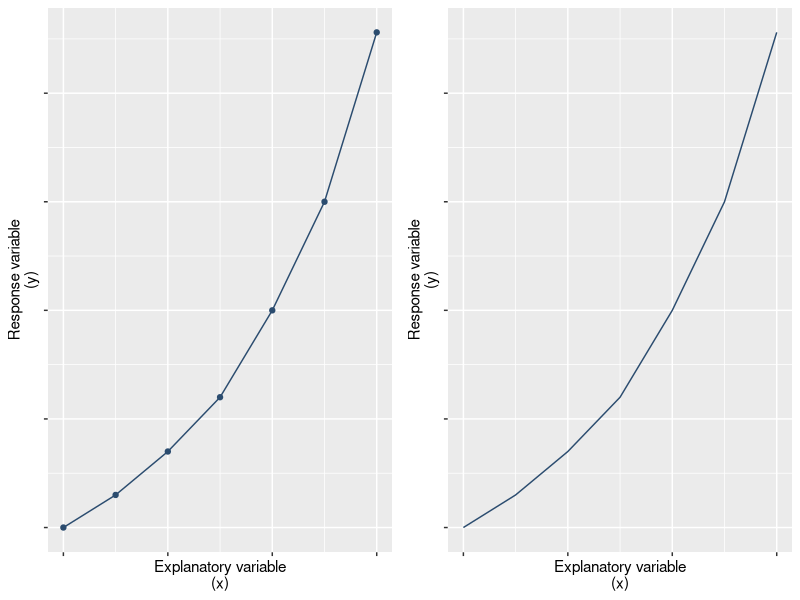
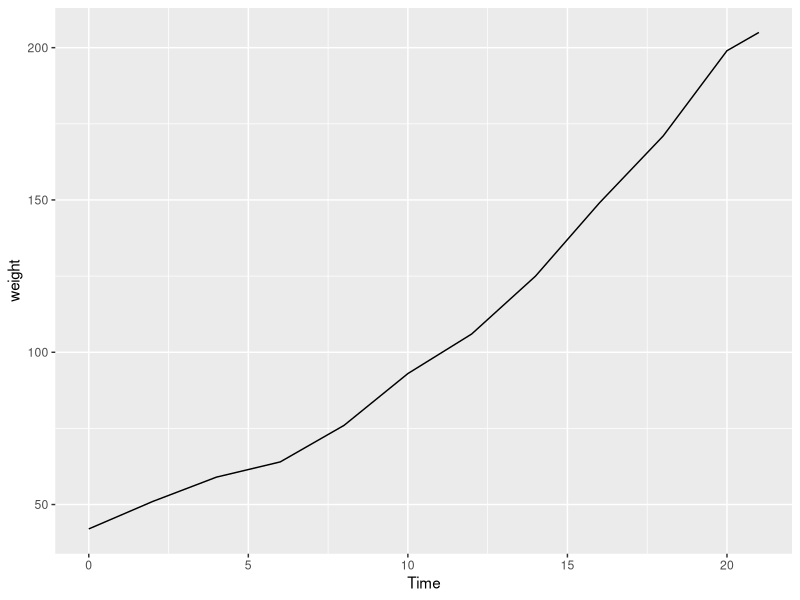
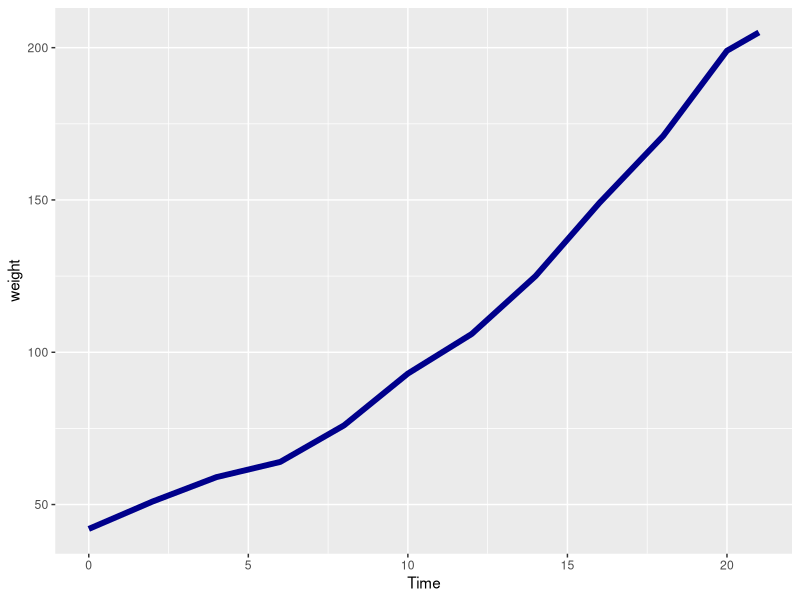
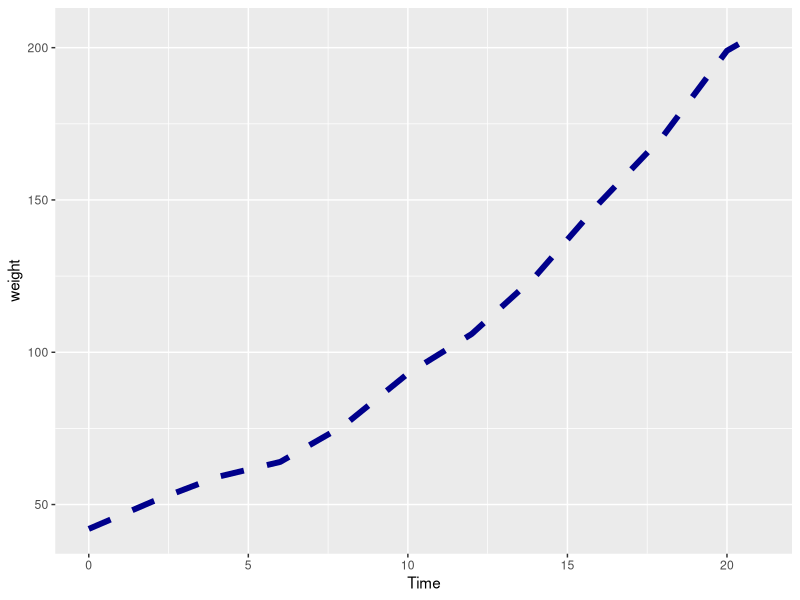
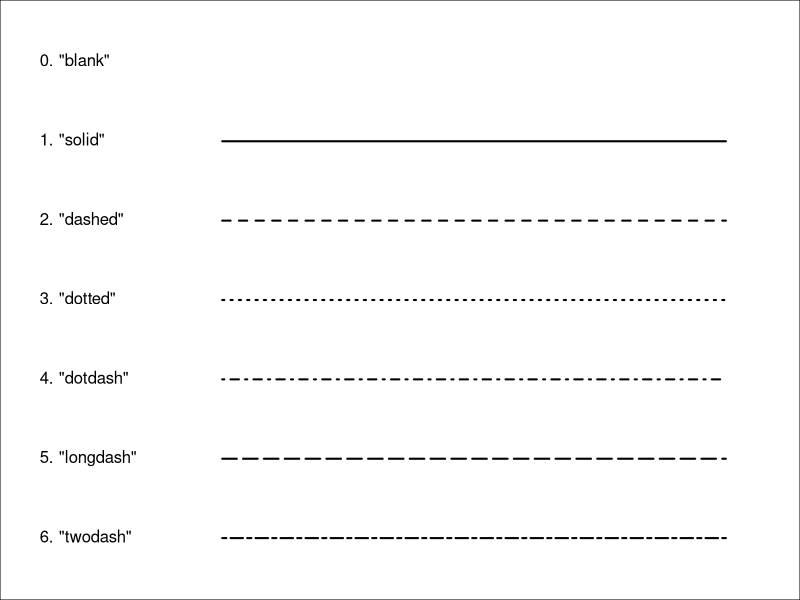
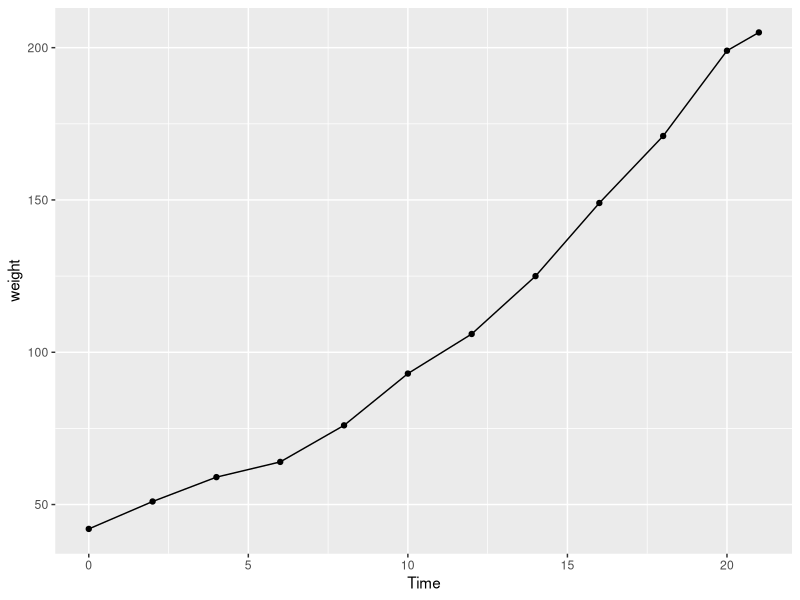
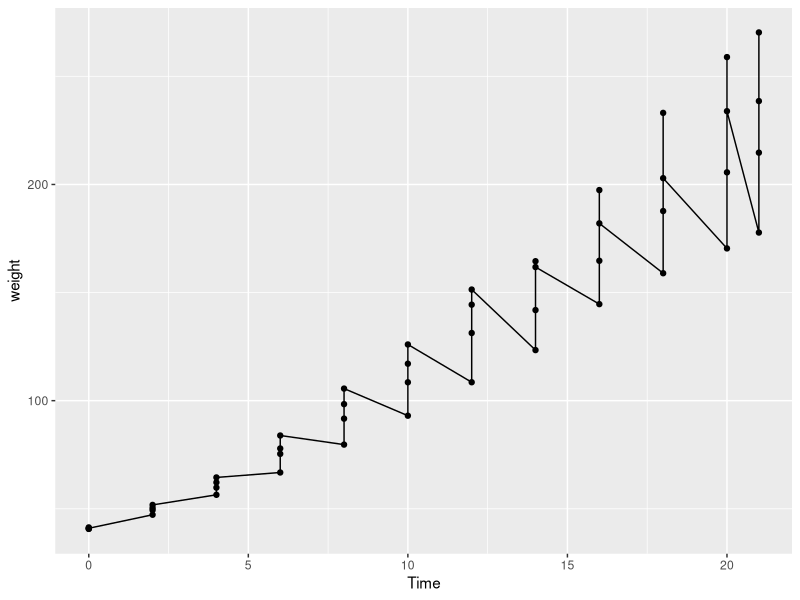
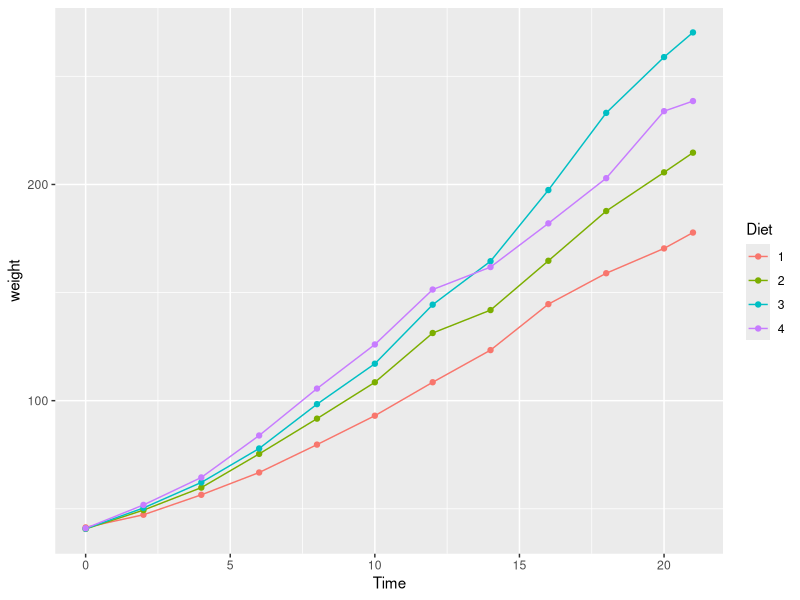

Here is the R script that generated these plots, in order:
## ---- chunk 1
options(width = 108)
## ---- chunk 2
require(dplyr)
require(ggplot2)
## ---- chunk 3
ds = data.frame(x=0:6, y=c(0,3,7,12,20,30,45.6))

ggp <- ggplot(data=ds, aes(x=x, y=y)) + 
  geom_line(colour="#2B4C6F") +  
  xlab("Explanatory variable\n(x)") + ylab("Response variable\n(y)") +
  theme(axis.text.x = element_blank(), axis.text.y = element_blank())

gridExtra::grid.arrange(ggp+geom_point(colour="#2B4C6F"), ggp, ncol=2)
## ---- chunk 4
ggplot(data=(ChickWeight %>% filter(Chick==1)), mapping=aes(x=Time, y=weight)) + 
  geom_line()
## ---- chunk 5
ggplot(data=(ChickWeight %>% filter(Chick==1)), mapping=aes(x=Time, y=weight)) +
  geom_line(colour="darkblue", size = 2) 
## ---- chunk 6
ggplot(data=(ChickWeight %>% filter(Chick==1)), mapping=aes(x=Time, y=weight)) +
  geom_line(colour="darkblue", size = 2, linetype=2)
## ---- chunk 7
par(mar=rep(0,4))
# Make an empty chart
plot(1, 1, xlim = c(0.5, 5.5), ylim=c(0.5, 7.5), type = "n", axes = FALSE, ann = FALSE, frame.plot = TRUE, mar=0)
# Default values
x0 = 0.5 # Text x coordinate
xs = 1.8 # Line start point
xe = 5.2 # Line end point
cex0 = 1 # Default text size (cex)
pos0 = 4 # Default text position (pos): right
lwd0 = 2 # Default line width (lwd)
# Line 0
text(x = x0, y = 7, labels = '0. "blank"', cex = cex0, pos = pos0)
lines(x = c(xs, xe), y = c(7, 7), lty = 0, lwd = lwd0)
# Line 1
text(x = x0, y = 6, labels = '1. "solid"', cex = cex0, pos = pos0)
lines(x = c(xs, xe), y = c(6, 6), lty = 1, lwd = lwd0)
# Line 2
text(x = x0, y = 5, labels = '2. "dashed"', cex = cex0, pos = pos0)
lines(x = c(xs, xe), y = c(5, 5), lty = 2, lwd = lwd0)
# Line 3
text(x = x0, y = 4, labels = '3. "dotted"', cex = cex0, pos = pos0)
lines(x = c(xs, xe), y = c(4, 4), lty = 3, lwd = lwd0)
# Line 4
text(x = x0, y = 3, labels = '4. "dotdash"', cex = cex0, pos = pos0)
lines(x = c(xs, xe), y = c(3, 3), lty = 4, lwd = lwd0)
# Line 5
text(x = x0, y = 2, labels = '5. "longdash"', cex = cex0, pos = pos0)
lines(x = c(xs, xe), y = c(2, 2), lty = 5, lwd = lwd0)
# Line 6
text(x = x0, y = 1, labels = '6. "twodash"', cex = cex0, pos = pos0)
lines(x = c(xs, xe), y = c(1, 1), lty = 6, lwd = lwd0)
## ---- chunk 8
ggplot(data=(ChickWeight %>% filter(Chick==1)), mapping=aes(x=Time, y=weight)) + 
  geom_line() + 
  geom_point()
## ---- chunk 9
ChickWeightMean <- ChickWeight %>% 
  group_by(Time, Diet) %>% 
  summarize(weight=mean(weight))
ChickWeightMean
## ---- chunk 10
ggplot(data=ChickWeightMean, mapping=aes(x=Time, y=weight)) +
  geom_line() + 
  geom_point()
## ---- chunk 11
ggplot(data=ChickWeightMean, mapping=aes(x=Time, y=weight, colour=Diet)) +
  geom_line() + 
  geom_point()
## ---- chunk 12
tg <- ToothGrowth %>% 
  group_by(supp, dose) %>% 
  summarize(length=mean(len))
tg
## ---- chunk 13
ggplot(data=tg, mapping=aes(x=dose, y=length, colour=supp)) +
  geom_line() + 
  geom_point()
## ---- chunk 14
ggplot(data=tg, mapping=aes(x=factor(dose), y=length, colour=supp)) +
  geom_line() + 
  geom_point()
## ---- chunk 15
ggplot(data=tg, mapping=aes(x=factor(dose), y=length, colour=supp, group=supp)) +
  geom_line() + 
  geom_point()
## ---- chunk 16
ggplot(data=(tg%>%filter(supp=="OJ")), mapping=aes(x=factor(dose), y=length, group=1)) +
  geom_line() + 
  geom_point()
## ---- chunk 17
ggplot(data=tg, mapping=aes(x=factor(dose), y=length, colour=supp, group=supp)) +
  geom_line(position=position_dodge(0.15)) + 
  geom_point(position=position_dodge(0.15))
## ---- chunk 18
ChickWeightMean <- ChickWeightMean %>%
  mutate(Diet = factor(Diet, levels=1:4, labels=c("A","B","C","D")))
## ---- chunk 19
ggplot(data=ChickWeightMean, mapping=aes(x=Time, y=weight, colour=Diet)) +
  geom_line() + 
  geom_point() + 
  scale_color_manual(values=c("red", "blue", "green", "orange"))
## ---- chunk 20
ggplot(data=ChickWeightMean, mapping=aes(x=Time, y=weight, colour=Diet)) +
  geom_line() + 
  geom_point() + 
  scale_color_manual(values=c("D"="orange", "B"="blue", "A"="red", "C"="green"))
## ---- chunk 21
ggplot(data=ChickWeightMean, mapping=aes(x=Time, y=weight, colour=Diet)) +
  geom_line(mapping=aes(linetype=Diet)) + 
  geom_point(mapping=aes(shape=Diet)) + 
  scale_color_manual(values=c("D"="orange", "B"="blue", "A"="red", "C"="green")) +
  scale_shape_manual(values=c(16,18,20,22)) + 
  scale_linetype_manual(values=c(1,3,5,6))
## ---- chunk 22
ChickWeightGrowth <- ChickWeight %>% 
  group_by(Chick) %>%
  mutate(growth=c(0,diff(weight))) %>% 
  filter(growth != 0)
  
ChickWeightGrowthMean <- ChickWeightGrowth %>% 
  group_by(Time, Diet) %>%
  summarize(growth=mean(growth)) 

ggp <- ggplot(data=ChickWeightGrowthMean, mapping=aes(x=Time, y=growth, colour=Diet)) +
  geom_line(mapping=aes(linetype=Diet)) + 
  geom_point(mapping=aes(shape=Diet))

ggp
## ---- chunk 23
growth_avg <- ChickWeightGrowth %>%
  magrittr::use_series(growth) %>% 
  mean

ggp1 <- ggp + 
  geom_hline(yintercept = growth_avg, colour="grey20")

ggp1
## ---- chunk 24
ggp1 + 
  geom_vline(xintercept = c(7,14,21), colour="grey40", linetype=3)
